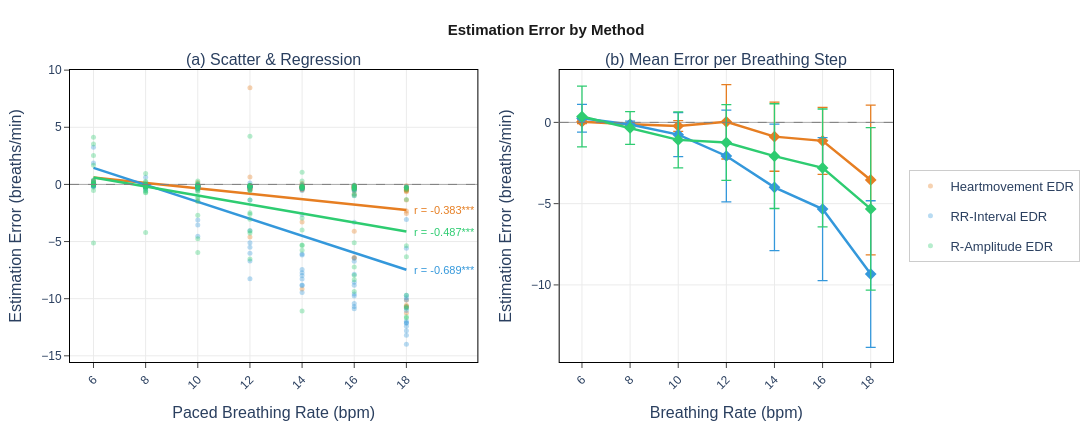

This figure's notebook cell:
### Code cell
# ── fig_p1: Estimation Error vs. Breathing Rate ───────────────────────────────
fig_p1 = make_subplots(
    rows=1, cols=2,
    subplot_titles=["(a) Scatter & Regression",
                    "(b) Mean Error per Breathing Step"],
    column_widths=[0.55, 0.45],
    horizontal_spacing=0.10,
)

for method in METHODS_ORDER:                         # ← FIX: uppercase
    sub   = df_err[df_err["edr_method"] == method].dropna(
                subset=["bpm_target", "error_hz"])
    color = METHOD_COLORS[method]                    # ← FIX: uppercase
    label = METHOD_LABELS[method]

    x_bpm = sub["bpm_target"].values
    y_err = sub["error_hz"].values * 60              # Hz → breaths/min

    fig_p1.add_trace(go.Scatter(
        x=x_bpm, y=y_err,
        mode="markers", name=label,
        marker=dict(color=color, size=5, opacity=0.35),
        legendgroup=label, showlegend=True,
    ), row=1, col=1)

    m, b = np.polyfit(x_bpm, y_err, 1)
    r, p = stats.pearsonr(x_bpm, y_err)
    xl   = np.linspace(x_bpm.min(), x_bpm.max(), 100)

    fig_p1.add_trace(go.Scatter(
        x=xl, y=m * xl + b, mode="lines",
        line=dict(color=color, width=2.5),
        legendgroup=label, showlegend=False,
    ), row=1, col=1)

    fig_p1.add_annotation(
        x=xl[-1], y=m * xl[-1] + b,
        text=f"  r = {r:.3f}{sig_star(p)}",
        showarrow=False, xanchor="left",
        font=dict(color=color, size=11),
        row=1, col=1,
    )

    grp   = sub.groupby("bpm_target")["error_hz"]
    means = grp.mean() * 60
    sds   = grp.std()  * 60

    fig_p1.add_trace(go.Scatter(
        x=means.index.values, y=means.values,
        mode="lines+markers", name=label,
        line=dict(color=color, width=2.5),
        marker=dict(size=9, symbol="diamond"),
        error_y=dict(type="data", array=sds.values, visible=True,
                     color=color, thickness=1.3, width=5),
        legendgroup=label, showlegend=False,
    ), row=1, col=2)

for c in [1, 2]:
    fig_p1.add_hline(y=0, line_dash="dash", line_color="gray",
                     line_width=1, row=1, col=c)

fig_p1.update_xaxes(**ax_style("Paced Breathing Rate (bpm)"),
                    tickvals=bpm_vals, ticktext=[str(int(v)) for v in bpm_vals],
                    tickangle=-45, row=1, col=1)
fig_p1.update_xaxes(**ax_style("Breathing Rate (bpm)"),
                    tickvals=bpm_vals, ticktext=[str(int(v)) for v in bpm_vals],
                    tickangle=-45, row=1, col=2)
fig_p1.update_yaxes(**ax_style("Estimation Error (breaths/min)"), row=1, col=1)
fig_p1.update_yaxes(**ax_style("Estimation Error (breaths/min)"), row=1, col=2)
fig_p1.update_layout(**paper_layout("Estimation Error by Method"))

fig_p1.write_html(os.path.join(plot_dir, "Fig_Error_vs_BreathingRate.html"))
fig_p1.show()

### Figure 1 — Plotly figure (JSON) as saved in the notebook; plotly's stock layout.template omitted (floating-point values rounded to 4 significant figures; data arrays with more than 128 entries replaced by an {"elided": "..."} marker saying what was removed)
{"data": [{"legendgroup": "Heartmovement EDR", "marker": {"color": "#e67e22", "opacity": 0.35, "size": 5}, "mode": "markers", "name": "Heartmovement EDR", "showlegend": true, "type": "scatter", "x": {"elided": "132 float values"}, "xaxis": "x", "y": {"elided": "132 float values"}, "yaxis": "y"}, {"legendgroup": "Heartmovement EDR", "line": {"color": "#e67e22", "width": 2.5}, "mode": "lines", "showlegend": false, "type": "scatter", "x": [6.0, 6.121, 6.242, 6.364, 6.485, 6.606, 6.727, 6.848, 6.97, 7.091, 7.212, 7.333, 7.455, 7.576, 7.697, 7.818, 7.939, 8.061, 8.182, 8.303, 8.424, 8.545, 8.667, 8.788, 8.909, 9.03, 9.152, 9.273, 9.394, 9.515, 9.636, 9.758, 9.879, 10.0, 10.12, 10.24, 10.36, 10.48, 10.61, 10.73, 10.85, 10.97, 11.09, 11.21, 11.33, 11.45, 11.58, 11.7, 11.82, 11.94, 12.06, 12.18, 12.3, 12.42, 12.55, 12.67, 12.79, 12.91, 13.03, 13.15, 13.27, 13.39, 13.52, 13.64, 13.76, 13.88, 14.0, 14.12, 14.24, 14.36, 14.48, 14.61, 14.73, 14.85, 14.97, 15.09, 15.21, 15.33, 15.45, 15.58, 15.7, 15.82, 15.94, 16.06, 16.18, 16.3, 16.42, 16.55, 16.67, 16.79, 16.91, 17.03, 17.15, 17.27, 17.39, 17.52, 17.64, 17.76, 17.88, 18.0], "xaxis": "x", "y": [0.5972, 0.5685, 0.5399, 0.5112, 0.4826, 0.4539, 0.4253, 0.3966, 0.368, 0.3393, 0.3107, 0.282, 0.2534, 0.2247, 0.1961, 0.1674, 0.1388, 0.1101, 0.08147, 0.05282, 0.02417, -0.00448, -0.03313, -0.06178, -0.09043, -0.1191, -0.1477, -0.1764, -0.205, -0.2337, -0.2623, -0.291, -0.3196, -0.3483, -0.3769, -0.4056, -0.4342, -0.4629, -0.4915, -0.5202, -0.5488, -0.5775, -0.6061, -0.6348, -0.6634, -0.6921, -0.7207, -0.7494, -0.778, -0.8067, -0.8353, -0.864, -0.8926, -0.9213, -0.9499, -0.9786, -1.007, -1.036, -1.065, -1.093, -1.122, -1.15, -1.179, -1.208, -1.236, -1.265, -1.294, -1.322, -1.351, -1.38, -1.408, -1.437, -1.466, -1.494, -1.523, -1.552, -1.58, -1.609, -1.638, -1.666, -1.695, -1.723, -1.752, -1.781, -1.809, -1.838, -1.867, -1.895, -1.924, -1.953, -1.981, -2.01, -2.039, -2.067, -2.096, -2.125, -2.153, -2.182, -2.211, -2.239], "yaxis": "y"}, {"error_y": {"array": [0.1205, 0.07207, 0.3255, 2.289, 2.129, 2.064, 4.605], "color": "#e67e22", "thickness": 1.3, "type": "data", "visible": true, "width": 5}, "legendgroup": "Heartmovement EDR", "line": {"color": "#e67e22", "width": 2.5}, "marker": {"size": 9, "symbol": "diamond"}, "mode": "lines+markers", "name": "Heartmovement EDR", "showlegend": false, "type": "scatter", "x": [6.0, 8.0, 10.0, 12.0, 14.0, 16.0, 18.0], "xaxis": "x2", "y": [0.03921, -0.1144, -0.2214, 0.03564, -0.8771, -1.135, -3.542], "yaxis": "y2"}, {"legendgroup": "RR-Interval EDR", "marker": {"color": "#3498db", "opacity": 0.35, "size": 5}, "mode": "markers", "name": "RR-Interval EDR", "showlegend": true, "type": "scatter", "x": {"elided": "129 float values"}, "xaxis": "x", "y": {"elided": "129 float values"}, "yaxis": "y"}, {"legendgroup": "RR-Interval EDR", "line": {"color": "#3498db", "width": 2.5}, "mode": "lines", "showlegend": false, "type": "scatter", "x": [6.0, 6.121, 6.242, 6.364, 6.485, 6.606, 6.727, 6.848, 6.97, 7.091, 7.212, 7.333, 7.455, 7.576, 7.697, 7.818, 7.939, 8.061, 8.182, 8.303, 8.424, 8.545, 8.667, 8.788, 8.909, 9.03, 9.152, 9.273, 9.394, 9.515, 9.636, 9.758, 9.879, 10.0, 10.12, 10.24, 10.36, 10.48, 10.61, 10.73, 10.85, 10.97, 11.09, 11.21, 11.33, 11.45, 11.58, 11.7, 11.82, 11.94, 12.06, 12.18, 12.3, 12.42, 12.55, 12.67, 12.79, 12.91, 13.03, 13.15, 13.27, 13.39, 13.52, 13.64, 13.76, 13.88, 14.0, 14.12, 14.24, 14.36, 14.48, 14.61, 14.73, 14.85, 14.97, 15.09, 15.21, 15.33, 15.45, 15.58, 15.7, 15.82, 15.94, 16.06, 16.18, 16.3, 16.42, 16.55, 16.67, 16.79, 16.91, 17.03, 17.15, 17.27, 17.39, 17.52, 17.64, 17.76, 17.88, 18.0], "xaxis": "x", "y": [1.444, 1.354, 1.264, 1.174, 1.084, 0.9939, 0.9039, 0.8138, 0.7237, 0.6336, 0.5436, 0.4535, 0.3634, 0.2734, 0.1833, 0.09324, 0.003177, -0.08689, -0.177, -0.267, -0.3571, -0.4472, -0.5372, -0.6273, -0.7174, -0.8074, -0.8975, -0.9876, -1.078, -1.168, -1.258, -1.348, -1.438, -1.528, -1.618, -1.708, -1.798, -1.888, -1.978, -2.068, -2.158, -2.249, -2.339, -2.429, -2.519, -2.609, -2.699, -2.789, -2.879, -2.969, -3.059, -3.149, -3.239, -3.329, -3.419, -3.509, -3.6, -3.69, -3.78, -3.87, -3.96, -4.05, -4.14, -4.23, -4.32, -4.41, -4.5, -4.59, -4.68, -4.77, -4.86, -4.951, -5.041, -5.131, -5.221, -5.311, -5.401, -5.491, -5.581, -5.671, -5.761, -5.851, -5.941, -6.031, -6.121, -6.211, -6.302, -6.392, -6.482, -6.572, -6.662, -6.752, -6.842, -6.932, -7.022, -7.112, -7.202, -7.292, -7.382, -7.472], "yaxis": "y"}, {"error_y": {"array": [0.8534, 0.2123, 1.35, 2.823, 3.886, 4.397, 4.512], "color": "#3498db", "thickness": 1.3, "type": "data", "visible": true, "width": 5}, "legendgroup": "RR-Interval EDR", "line": {"color": "#3498db", "width": 2.5}, "marker": {"size": 9, "symbol": "diamond"}, "mode": "lines+markers", "name": "RR-Interval EDR", "showlegend": false, "type": "scatter", "x": [6.0, 8.0, 10.0, 12.0, 14.0, 16.0, 18.0], "xaxis": "x2", "y": [0.2595, -0.1315, -0.7547, -2.067, -3.998, -5.334, -9.332], "yaxis": "y2"}, {"legendgroup": "R-Amplitude EDR", "marker": {"color": "#2ecc71", "opacity": 0.35, "size": 5}, "mode": "markers", "name": "R-Amplitude EDR", "showlegend": true, "type": "scatter", "x": [6.0, 8.0, 10.0, 12.0, 14.0, 16.0, 18.0, 6.0, 8.0, 10.0, 12.0, 14.0, 16.0, 18.0, 6.0, 8.0, 10.0, 12.0, 14.0, 16.0, 18.0, 6.0, 8.0, 10.0, 12.0, 14.0, 16.0, 18.0, 6.0, 8.0, 10.0, 12.0, 14.0, 16.0, 18.0, 6.0, 8.0, 10.0, 12.0, 14.0, 16.0, 6.0, 8.0, 10.0, 12.0, 14.0, 16.0, 18.0, 6.0, 8.0, 10.0, 12.0, 6.0, 8.0, 6.0, 8.0, 10.0, 12.0, 14.0, 16.0, 18.0, 6.0, 8.0, 10.0, 12.0, 14.0, 16.0, 18.0, 6.0, 8.0, 10.0, 12.0, 14.0, 16.0, 18.0, 6.0, 8.0, 10.0, 12.0, 14.0, 16.0, 18.0, 6.0, 8.0, 10.0, 12.0, 14.0, 6.0, 8.0, 10.0, 12.0, 14.0, 16.0, 6.0, 8.0, 10.0, 12.0, 14.0, 16.0, 18.0, 6.0, 8.0, 10.0, 12.0, 14.0, 16.0, 18.0, 6.0, 8.0, 10.0, 12.0, 14.0, 16.0, 18.0, 6.0, 8.0, 10.0, 12.0, 14.0], "xaxis": "x", "y": [0.1072, 0.1837, -0.6126, -0.481, -0.3649, -0.4171, -6.323, 2.528, -0.7331, -1.261, -2.487, -5.307, -7.942, -9.707, 0.08062, -0.05528, -0.03275, -0.1271, -0.1831, -0.1366, -0.2231, 0.04556, -0.3617, 0.3029, -2.615, -5.769, -8.349, -11.69, -0.005732, -0.1864, -0.08794, -0.12, -0.2844, -0.1288, -0.4848, -0.02261, -0.1864, -0.3503, -0.5595, -0.2805, -0.3885, 0.2903, -0.3598, -0.05223, -0.1622, -0.1059, -0.9988, -1.328, 4.119, 0.9635, -1.081, -3.043, -5.127, -4.206, 0.03258, -0.01827, 0.07049, -0.07321, -2.939, -0.4307, -10.84, 0.02998, -0.06372, -0.08924, -0.157, -0.276, -0.2392, -0.3173, -0.02261, -0.05528, -2.71, -0.2414, -0.3455, -9.382, -10.69, -0.2531, -0.1864, -0.4061, -4.246, -3.992, -5.115, -5.378, 3.534, -0.6766, -4.747, -6.536, 1.057, 1.682, 0.2733, -1.471, 4.223, -5.353, -7.218, -0.02261, -0.05528, -0.5606, -1.374, 0.2993, -0.832, -11.58, 0.3436, -0.05528, -0.1717, -0.1992, -0.1513, -0.3171, -0.3705, 0.03582, -0.1741, -0.1509, -0.09723, -0.2136, -0.1132, -0.2478, -0.5323, -0.5591, -5.959, -4.079, -11.09], "yaxis": "y"}, {"legendgroup": "R-Amplitude EDR", "line": {"color": "#2ecc71", "width": 2.5}, "mode": "lines", "showlegend": false, "type": "scatter", "x": [6.0, 6.121, 6.242, 6.364, 6.485, 6.606, 6.727, 6.848, 6.97, 7.091, 7.212, 7.333, 7.455, 7.576, 7.697, 7.818, 7.939, 8.061, 8.182, 8.303, 8.424, 8.545, 8.667, 8.788, 8.909, 9.03, 9.152, 9.273, 9.394, 9.515, 9.636, 9.758, 9.879, 10.0, 10.12, 10.24, 10.36, 10.48, 10.61, 10.73, 10.85, 10.97, 11.09, 11.21, 11.33, 11.45, 11.58, 11.7, 11.82, 11.94, 12.06, 12.18, 12.3, 12.42, 12.55, 12.67, 12.79, 12.91, 13.03, 13.15, 13.27, 13.39, 13.52, 13.64, 13.76, 13.88, 14.0, 14.12, 14.24, 14.36, 14.48, 14.61, 14.73, 14.85, 14.97, 15.09, 15.21, 15.33, 15.45, 15.58, 15.7, 15.82, 15.94, 16.06, 16.18, 16.3, 16.42, 16.55, 16.67, 16.79, 16.91, 17.03, 17.15, 17.27, 17.39, 17.52, 17.64, 17.76, 17.88, 18.0], "xaxis": "x", "y": [0.6109, 0.563, 0.5152, 0.4673, 0.4194, 0.3716, 0.3237, 0.2759, 0.228, 0.1801, 0.1323, 0.08443, 0.03657, -0.01129, -0.05915, -0.107, -0.1549, -0.2027, -0.2506, -0.2984, -0.3463, -0.3942, -0.442, -0.4899, -0.5377, -0.5856, -0.6334, -0.6813, -0.7292, -0.777, -0.8249, -0.8727, -0.9206, -0.9685, -1.016, -1.064, -1.112, -1.16, -1.208, -1.256, -1.303, -1.351, -1.399, -1.447, -1.495, -1.543, -1.591, -1.638, -1.686, -1.734, -1.782, -1.83, -1.878, -1.926, -1.973, -2.021, -2.069, -2.117, -2.165, -2.213, -2.261, -2.309, -2.356, -2.404, -2.452, -2.5, -2.548, -2.596, -2.644, -2.691, -2.739, -2.787, -2.835, -2.883, -2.931, -2.979, -3.026, -3.074, -3.122, -3.17, -3.218, -3.266, -3.314, -3.361, -3.409, -3.457, -3.505, -3.553, -3.601, -3.649, -3.696, -3.744, -3.792, -3.84, -3.888, -3.936, -3.984, -4.031, -4.079, -4.127], "yaxis": "y"}, {"error_y": {"array": [1.872, 1.006, 1.726, 2.33, 3.222, 3.624, 4.999], "color": "#2ecc71", "thickness": 1.3, "type": "data", "visible": true, "width": 5}, "legendgroup": "R-Amplitude EDR", "line": {"color": "#2ecc71", "width": 2.5}, "marker": {"size": 9, "symbol": "diamond"}, "mode": "lines+markers", "name": "R-Amplitude EDR", "showlegend": false, "type": "scatter", "x": [6.0, 8.0, 10.0, 12.0, 14.0, 16.0, 18.0], "xaxis": "x2", "y": [0.3602, -0.3428, -1.076, -1.243, -2.076, -2.801, -5.322], "yaxis": "y2"}], "layout": {"annotations": [{"font": {"size": 16}, "showarrow": false, "text": "(a) Scatter & Regression", "x": 0.2475, "xanchor": "center", "xref": "paper", "y": 1, "yanchor": "bottom", "yref": "paper"}, {"font": {"size": 16}, "showarrow": false, "text": "(b) Mean Error per Breathing Step", "x": 0.7975, "xanchor": "center", "xref": "paper", "y": 1, "yanchor": "bottom", "yref": "paper"}, {"font": {"color": "#e67e22", "size": 11}, "showarrow": false, "text": "  r = -0.383***", "x": 18, "xanchor": "left", "xref": "x", "y": -2.239, "yref": "y"}, {"font": {"color": "#3498db", "size": 11}, "showarrow": false, "text": "  r = -0.689***", "x": 18, "xanchor": "left", "xref": "x", "y": -7.472, "yref": "y"}, {"font": {"color": "#2ecc71", "size": 11}, "showarrow": false, "text": "  r = -0.487***", "x": 18, "xanchor": "left", "xref": "x", "y": -4.127, "yref": "y"}], "font": {"family": "Arial", "size": 13}, "height": 430, "legend": {"bgcolor": "rgba(255,255,255,0.9)", "bordercolor": "#cccccc", "borderwidth": 1, "orientation": "v", "x": 1.02, "xanchor": "left", "y": 0.5, "yanchor": "middle"}, "margin": {"b": 60, "l": 70, "r": 180, "t": 70}, "paper_bgcolor": "white", "plot_bgcolor": "white", "shapes": [{"line": {"color": "gray", "dash": "dash", "width": 1}, "type": "line", "x0": 0, "x1": 1, "xref": "x domain", "y0": 0, "y1": 0, "yref": "y"}, {"line": {"color": "gray", "dash": "dash", "width": 1}, "type": "line", "x0": 0, "x1": 1, "xref": "x2 domain", "y0": 0, "y1": 0, "yref": "y2"}], "title": {"font": {"color": "#1a1a1a", "family": "Arial", "size": 15}, "text": "<b>Estimation Error by Method</b>", "x": 0.5}, "width": 1300, "xaxis": {"anchor": "y", "domain": [0, 0.495], "gridcolor": "#EBEBEB", "linecolor": "black", "mirror": true, "showgrid": true, "tickangle": -45, "tickfont": {"family": "Arial", "size": 12}, "ticks": "outside", "ticktext": ["6", "8", "10", "12", "14", "16", "18"], "tickvals": [6, 8, 10, 12, 14, 16, 18], "title": {"text": "Paced Breathing Rate (bpm)"}, "zeroline": true, "zerolinecolor": "#AAAAAA", "zerolinewidth": 1}, "xaxis2": {"anchor": "y2", "domain": [0.595, 1], "gridcolor": "#EBEBEB", "linecolor": "black", "mirror": true, "showgrid": true, "tickangle": -45, "tickfont": {"family": "Arial", "size": 12}, "ticks": "outside", "ticktext": ["6", "8", "10", "12", "14", "16", "18"], "tickvals": [6, 8, 10, 12, 14, 16, 18], "title": {"text": "Breathing Rate (bpm)"}, "zeroline": true, "zerolinecolor": "#AAAAAA", "zerolinewidth": 1}, "yaxis": {"anchor": "x", "domain": [0, 1], "gridcolor": "#EBEBEB", "linecolor": "black", "mirror": true, "showgrid": true, "tickfont": {"family": "Arial", "size": 12}, "ticks": "outside", "title": {"text": "Estimation Error (breaths/min)"}, "zeroline": true, "zerolinecolor": "#AAAAAA", "zerolinewidth": 1}, "yaxis2": {"anchor": "x2", "domain": [0, 1], "gridcolor": "#EBEBEB", "linecolor": "black", "mirror": true, "showgrid": true, "tickfont": {"family": "Arial", "size": 12}, "ticks": "outside", "title": {"text": "Estimation Error (breaths/min)"}, "zeroline": true, "zerolinecolor": "#AAAAAA", "zerolinewidth": 1}}}
